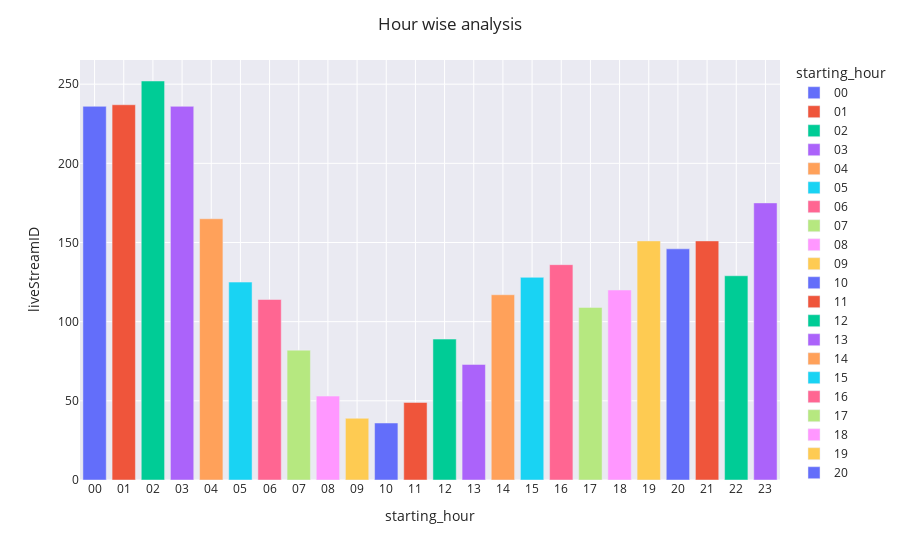

The code cell stored with this chart in its notebook:
### Markdown cell above
# Data Visulaization

### Code cell
starting = data.groupby(["starting_hour"],as_index=False)["liveStreamID"].count().sort_values('starting_hour')

fig = px.bar(starting,x='starting_hour', y='liveStreamID',color = 'starting_hour')
fig.update_layout(title_text='Hour wise analysis',title_x=0.5
                  ,template='seaborn')
fig.show()

### Figure 1 — Plotly figure (JSON) as saved in the notebook; plotly's stock layout.template omitted (floating-point values rounded to 4 significant figures)
{"data": [{"alignmentgroup": "True", "hovertemplate": "starting_hour=%{x}<br>liveStreamID=%{y}<extra></extra>", "legendgroup": "00", "marker": {"color": "#636efa"}, "name": "00", "offsetgroup": "00", "orientation": "v", "showlegend": true, "textposition": "auto", "type": "bar", "x": ["00"], "xaxis": "x", "y": [236], "yaxis": "y"}, {"alignmentgroup": "True", "hovertemplate": "starting_hour=%{x}<br>liveStreamID=%{y}<extra></extra>", "legendgroup": "01", "marker": {"color": "#EF553B"}, "name": "01", "offsetgroup": "01", "orientation": "v", "showlegend": true, "textposition": "auto", "type": "bar", "x": ["01"], "xaxis": "x", "y": [237], "yaxis": "y"}, {"alignmentgroup": "True", "hovertemplate": "starting_hour=%{x}<br>liveStreamID=%{y}<extra></extra>", "legendgroup": "02", "marker": {"color": "#00cc96"}, "name": "02", "offsetgroup": "02", "orientation": "v", "showlegend": true, "textposition": "auto", "type": "bar", "x": ["02"], "xaxis": "x", "y": [252], "yaxis": "y"}, {"alignmentgroup": "True", "hovertemplate": "starting_hour=%{x}<br>liveStreamID=%{y}<extra></extra>", "legendgroup": "03", "marker": {"color": "#ab63fa"}, "name": "03", "offsetgroup": "03", "orientation": "v", "showlegend": true, "textposition": "auto", "type": "bar", "x": ["03"], "xaxis": "x", "y": [236], "yaxis": "y"}, {"alignmentgroup": "True", "hovertemplate": "starting_hour=%{x}<br>liveStreamID=%{y}<extra></extra>", "legendgroup": "04", "marker": {"color": "#FFA15A"}, "name": "04", "offsetgroup": "04", "orientation": "v", "showlegend": true, "textposition": "auto", "type": "bar", "x": ["04"], "xaxis": "x", "y": [165], "yaxis": "y"}, {"alignmentgroup": "True", "hovertemplate": "starting_hour=%{x}<br>liveStreamID=%{y}<extra></extra>", "legendgroup": "05", "marker": {"color": "#19d3f3"}, "name": "05", "offsetgroup": "05", "orientation": "v", "showlegend": true, "textposition": "auto", "type": "bar", "x": ["05"], "xaxis": "x", "y": [125], "yaxis": "y"}, {"alignmentgroup": "True", "hovertemplate": "starting_hour=%{x}<br>liveStreamID=%{y}<extra></extra>", "legendgroup": "06", "marker": {"color": "#FF6692"}, "name": "06", "offsetgroup": "06", "orientation": "v", "showlegend": true, "textposition": "auto", "type": "bar", "x": ["06"], "xaxis": "x", "y": [114], "yaxis": "y"}, {"alignmentgroup": "True", "hovertemplate": "starting_hour=%{x}<br>liveStreamID=%{y}<extra></extra>", "legendgroup": "07", "marker": {"color": "#B6E880"}, "name": "07", "offsetgroup": "07", "orientation": "v", "showlegend": true, "textposition": "auto", "type": "bar", "x": ["07"], "xaxis": "x", "y": [82], "yaxis": "y"}, {"alignmentgroup": "True", "hovertemplate": "starting_hour=%{x}<br>liveStreamID=%{y}<extra></extra>", "legendgroup": "08", "marker": {"color": "#FF97FF"}, "name": "08", "offsetgroup": "08", "orientation": "v", "showlegend": true, "textposition": "auto", "type": "bar", "x": ["08"], "xaxis": "x", "y": [53], "yaxis": "y"}, {"alignmentgroup": "True", "hovertemplate": "starting_hour=%{x}<br>liveStreamID=%{y}<extra></extra>", "legendgroup": "09", "marker": {"color": "#FECB52"}, "name": "09", "offsetgroup": "09", "orientation": "v", "showlegend": true, "textposition": "auto", "type": "bar", "x": ["09"], "xaxis": "x", "y": [39], "yaxis": "y"}, {"alignmentgroup": "True", "hovertemplate": "starting_hour=%{x}<br>liveStreamID=%{y}<extra></extra>", "legendgroup": "10", "marker": {"color": "#636efa"}, "name": "10", "offsetgroup": "10", "orientation": "v", "showlegend": true, "textposition": "auto", "type": "bar", "x": ["10"], "xaxis": "x", "y": [36], "yaxis": "y"}, {"alignmentgroup": "True", "hovertemplate": "starting_hour=%{x}<br>liveStreamID=%{y}<extra></extra>", "legendgroup": "11", "marker": {"color": "#EF553B"}, "name": "11", "offsetgroup": "11", "orientation": "v", "showlegend": true, "textposition": "auto", "type": "bar", "x": ["11"], "xaxis": "x", "y": [49], "yaxis": "y"}, {"alignmentgroup": "True", "hovertemplate": "starting_hour=%{x}<br>liveStreamID=%{y}<extra></extra>", "legendgroup": "12", "marker": {"color": "#00cc96"}, "name": "12", "offsetgroup": "12", "orientation": "v", "showlegend": true, "textposition": "auto", "type": "bar", "x": ["12"], "xaxis": "x", "y": [89], "yaxis": "y"}, {"alignmentgroup": "True", "hovertemplate": "starting_hour=%{x}<br>liveStreamID=%{y}<extra></extra>", "legendgroup": "13", "marker": {"color": "#ab63fa"}, "name": "13", "offsetgroup": "13", "orientation": "v", "showlegend": true, "textposition": "auto", "type": "bar", "x": ["13"], "xaxis": "x", "y": [73], "yaxis": "y"}, {"alignmentgroup": "True", "hovertemplate": "starting_hour=%{x}<br>liveStreamID=%{y}<extra></extra>", "legendgroup": "14", "marker": {"color": "#FFA15A"}, "name": "14", "offsetgroup": "14", "orientation": "v", "showlegend": true, "textposition": "auto", "type": "bar", "x": ["14"], "xaxis": "x", "y": [117], "yaxis": "y"}, {"alignmentgroup": "True", "hovertemplate": "starting_hour=%{x}<br>liveStreamID=%{y}<extra></extra>", "legendgroup": "15", "marker": {"color": "#19d3f3"}, "name": "15", "offsetgroup": "15", "orientation": "v", "showlegend": true, "textposition": "auto", "type": "bar", "x": ["15"], "xaxis": "x", "y": [128], "yaxis": "y"}, {"alignmentgroup": "True", "hovertemplate": "starting_hour=%{x}<br>liveStreamID=%{y}<extra></extra>", "legendgroup": "16", "marker": {"color": "#FF6692"}, "name": "16", "offsetgroup": "16", "orientation": "v", "showlegend": true, "textposition": "auto", "type": "bar", "x": ["16"], "xaxis": "x", "y": [136], "yaxis": "y"}, {"alignmentgroup": "True", "hovertemplate": "starting_hour=%{x}<br>liveStreamID=%{y}<extra></extra>", "legendgroup": "17", "marker": {"color": "#B6E880"}, "name": "17", "offsetgroup": "17", "orientation": "v", "showlegend": true, "textposition": "auto", "type": "bar", "x": ["17"], "xaxis": "x", "y": [109], "yaxis": "y"}, {"alignmentgroup": "True", "hovertemplate": "starting_hour=%{x}<br>liveStreamID=%{y}<extra></extra>", "legendgroup": "18", "marker": {"color": "#FF97FF"}, "name": "18", "offsetgroup": "18", "orientation": "v", "showlegend": true, "textposition": "auto", "type": "bar", "x": ["18"], "xaxis": "x", "y": [120], "yaxis": "y"}, {"alignmentgroup": "True", "hovertemplate": "starting_hour=%{x}<br>liveStreamID=%{y}<extra></extra>", "legendgroup": "19", "marker": {"color": "#FECB52"}, "name": "19", "offsetgroup": "19", "orientation": "v", "showlegend": true, "textposition": "auto", "type": "bar", "x": ["19"], "xaxis": "x", "y": [151], "yaxis": "y"}, {"alignmentgroup": "True", "hovertemplate": "starting_hour=%{x}<br>liveStreamID=%{y}<extra></extra>", "legendgroup": "20", "marker": {"color": "#636efa"}, "name": "20", "offsetgroup": "20", "orientation": "v", "showlegend": true, "textposition": "auto", "type": "bar", "x": ["20"], "xaxis": "x", "y": [146], "yaxis": "y"}, {"alignmentgroup": "True", "hovertemplate": "starting_hour=%{x}<br>liveStreamID=%{y}<extra></extra>", "legendgroup": "21", "marker": {"color": "#EF553B"}, "name": "21", "offsetgroup": "21", "orientation": "v", "showlegend": true, "textposition": "auto", "type": "bar", "x": ["21"], "xaxis": "x", "y": [151], "yaxis": "y"}, {"alignmentgroup": "True", "hovertemplate": "starting_hour=%{x}<br>liveStreamID=%{y}<extra></extra>", "legendgroup": "22", "marker": {"color": "#00cc96"}, "name": "22", "offsetgroup": "22", "orientation": "v", "showlegend": true, "textposition": "auto", "type": "bar", "x": ["22"], "xaxis": "x", "y": [129], "yaxis": "y"}, {"alignmentgroup": "True", "hovertemplate": "starting_hour=%{x}<br>liveStreamID=%{y}<extra></extra>", "legendgroup": "23", "marker": {"color": "#ab63fa"}, "name": "23", "offsetgroup": "23", "orientation": "v", "showlegend": true, "textposition": "auto", "type": "bar", "x": ["23"], "xaxis": "x", "y": [175], "yaxis": "y"}], "layout": {"barmode": "relative", "legend": {"title": {"text": "starting_hour"}, "tracegroupgap": 0}, "margin": {"t": 60}, "title": {"text": "Hour wise analysis", "x": 0.5}, "xaxis": {"anchor": "y", "categoryarray": ["00", "01", "02", "03", "04", "05", "06", "07", "08", "09", "10", "11", "12", "13", "14", "15", "16", "17", "18", "19", "20", "21", "22", "23"], "categoryorder": "array", "domain": [0, 1], "title": {"text": "starting_hour"}}, "yaxis": {"anchor": "x", "domain": [0, 1], "title": {"text": "liveStreamID"}}}}
